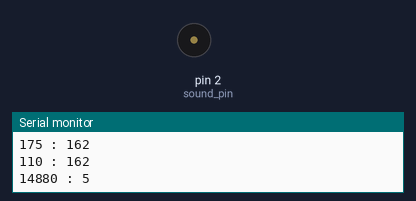
Bench run of a sketch on a simulated Arduino Uno, built with avr-gcc and run on an emulated ATmega328P. On the bench: buzzer (waves = sounding), the last lines printed to the serial monitor.

Above: at 0.5 s.
At 2.33 s:
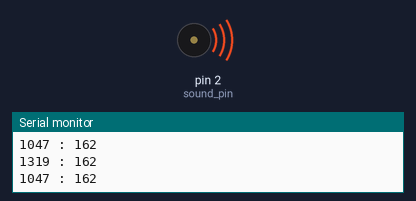
Timing chart, 0 to 3.9 s (numbered marks = the images above):
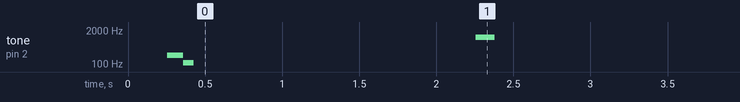

Measured:
- by itself, tone on pin 2 (sound_pin): plays 220 Hz for 0.10 s, 110 Hz for 0.07 s, 1047 Hz for 0.13 s

The sketch:

Sounds.ino
```cpp
/*
Sounds without delay()
 */

//#include <NewTone.h>


// The timer library lets us do things when we want them to happen
// without stopping everything for a delay.
#include "SimpleTimer.h"

#include "SoundPitches.h"
#include "Sound.h"

const byte sound_pin = 2;

// notes in the melody:
int melody_notes[] = {NOTE_C4, NOTE_G3,NOTE_G3, NOTE_A3, NOTE_G3,0, NOTE_B3, NOTE_C4};
// note durations: 4 = quarter note, 8 = eighth note, etc.:
int melody_durations[] = {4, 8, 8, 4,4,4,4,4 };


int damage_notes[] = {NOTE_A3, NOTE_F3, NOTE_A2, 0, NOTE_A3, NOTE_F3, NOTE_A2, 0, NOTE_A3, NOTE_F3, NOTE_A2, };
int damage_durations[] = {8, 8, 8, 12, 8, 8, 8, 12, 8, 8, 8, };

int pause_notes[] = {NOTE_E6, NOTE_C6, NOTE_E6, NOTE_C6 };
int pause_durations[] = {8, 8, 8, 8, };

int block_notes[] = {NOTE_G4, NOTE_GS4, NOTE_A4, NOTE_AS4, NOTE_B4};
int block_durations[] = {8, 8, 8, 8, 8};

int power_notes[] = {
NOTE_D5, NOTE_F5, NOTE_A5,
NOTE_E5, NOTE_G5, NOTE_B5,
NOTE_F5, NOTE_A5, NOTE_C6 };
//int power_durations[] = {8, 8, 8, 8, 8, 8, 8, 8, 8};
int power_durations[] = {12, 12, 12, 12, 12, 12, 12, 12, 12};

// The global SimpleTimer object, to use instead of delays.
SimpleTimer timer;

// Create the sound playing object.
Sound snd(sound_pin);

void setup()
{
  Serial.begin(9600);


  timer.setTimeout(250, soundDemo);
}

void loop()
{
  timer.run();
  snd.update();
}

/*
  SerialEvent occurs whenever a new data comes in the
 hardware serial RX.  This routine is run between each
 time loop() runs, so using delay inside loop can delay
 response.  Multiple bytes of data may be available.
 */
void serialEvent() {
  while (Serial.available()) {
    // get the new byte:
    char inChar = (char)Serial.read();

    switch(inChar) {
      case 'a':
        soundPause();
        break;
      case 'b':
        soundBlock();
        break;
      case 'c':
        soundPower();
        break;
      case 'd':
        soundDamage();
        break;
    }

  }
}

void soundDemo()
{
  soundPower();
  timer.setTimeout(2000, soundPause);
  timer.setTimeout(4000, soundBlock);
  timer.setTimeout(6000, soundDamage);
  //timer.setTimeout(8000, soundMelody);
}

void soundMelody()
{
  int length = sizeof(melody_notes) / sizeof(int);
  snd.playNotes(length, melody_notes, melody_durations);
}

void soundDamage()
{
  int length = sizeof(damage_notes) / sizeof(int);
  snd.playNotes(length, damage_notes, damage_durations);
}

void soundPause()
{
  int length = sizeof(pause_notes) / sizeof(int);
  snd.playNotes(length, pause_notes, pause_durations);
}

void soundBlock()
{
  int length = sizeof(block_notes) / sizeof(int);
  snd.playNotes(length, block_notes, block_durations);
}

void soundPower()
{
  int length = sizeof(power_notes) / sizeof(int);
  snd.playNotes(length, power_notes, power_durations);
}
```

Sound.cpp
```cpp
/*
  Sound.cpp
*/

#include "Arduino.h"
#include "Sound.h"

namespace sound_caller
{
    Sound *snd = 0;

    void stopNote()
    {
        if (snd)
            snd->stopNote();
    }

    void playNote()
    {
        if (snd)
            snd->playNote();
    }
}

Sound::Sound(int pin)
{
  _pin = pin;
  _current_note = 0;

  // Create our timer
  SimpleTimer _timer;

  // Disabled by default so as not to make the servo crazy.
  this->_enabled = 0;

  sound_caller::snd = this;
}

void Sound::enable()
{
  this->_enabled = 1;
}


void Sound::disable()
{
  this->_enabled = 0;
}

void Sound::update()
{
  _timer.run();
}

void Sound::stopNote()
{
  // stop the tone playing:
  noTone(_pin);
  // play the next one if there is one
  playNote();
}

void Sound::playNote()
{

  if (!this->_enabled) {
    // Not going to play sound unless explicitly told it's safe to do so.
    // ALL servos must be detached.
   return;
  }

  // @todo: remove hard coding to the 8 note melody
  if (_current_note > this->_length) {
    // Nothing left to play
    this->disable();
    return;
  }

  int dur = _noteDurations[_current_note];
  int noteDuration = 1000/dur;
  this->_playing = 1;
  tone(_pin, _melody[_current_note], noteDuration);

  // to distinguish the notes, set a minimum time between them.
  // the note's duration + 30% seems to work well:
  int pauseBetweenNotes = noteDuration * 1.30;
  Serial.print(_melody[_current_note]);
  Serial.print(" : ");
  Serial.println(pauseBetweenNotes);

  ++_current_note;
  _timer.setTimeout(pauseBetweenNotes, sound_caller::stopNote);

}

void Sound::playNotes(int length, int melody[], int noteDurations[])
{
  this->_melody = melody;
  this->_noteDurations = noteDurations;
  //this->_size = sizeof(melody) / sizeof(int);


  this->_length = length;
  this->enable();
  _current_note = 0;
  playNote();
}
```

Sound.h
```cpp
/*
  Sound.h
*/
#ifndef Sound_h
#define Sound_h

#include "Arduino.h"
//#include "NewTone.h"
#include "SimpleTimer.h"

class Sound
{
  public:
    Sound(int pin);
    void stopNote();
    void playNote();
    void playNotes(int length, int melody[], int noteDurations[]);
    void update();
    void enable();
    void disable();
  private:
    SimpleTimer _timer;
    int _pin;
    int _current_note;
    int _length;
    int *_melody;
    int *_noteDurations;
    int8_t _playing; // So we know if something is playing
    int8_t _enabled;
};


#endif
```

SoundPitches.h
```cpp
/*************************************************
 * Public Constants
 *************************************************/

#define NOTE_B0  31
#define NOTE_C1  33
#define NOTE_CS1 35
#define NOTE_D1  37
#define NOTE_DS1 39
#define NOTE_E1  41
#define NOTE_F1  44
#define NOTE_FS1 46
#define NOTE_G1  49
#define NOTE_GS1 52
#define NOTE_A1  55
#define NOTE_AS1 58
#define NOTE_B1  62
#define NOTE_C2  65
#define NOTE_CS2 69
#define NOTE_D2  73
#define NOTE_DS2 78
#define NOTE_E2  82
#define NOTE_F2  87
#define NOTE_FS2 93
#define NOTE_G2  98
#define NOTE_GS2 104
#define NOTE_A2  110
#define NOTE_AS2 117
#define NOTE_B2  123
#define NOTE_C3  131
#define NOTE_CS3 139
#define NOTE_D3  147
#define NOTE_DS3 156
#define NOTE_E3  165
#define NOTE_F3  175
#define NOTE_FS3 185
#define NOTE_G3  196
#define NOTE_GS3 208
#define NOTE_A3  220
#define NOTE_AS3 233
#define NOTE_B3  247
#define NOTE_C4  262
#define NOTE_CS4 277
#define NOTE_D4  294
#define NOTE_DS4 311
#define NOTE_E4  330
#define NOTE_F4  349
#define NOTE_FS4 370
#define NOTE_G4  392
#define NOTE_GS4 415
#define NOTE_A4  440
#define NOTE_AS4 466
#define NOTE_B4  494
#define NOTE_C5  523
#define NOTE_CS5 554
#define NOTE_D5  587
#define NOTE_DS5 622
#define NOTE_E5  659
#define NOTE_F5  698
#define NOTE_FS5 740
#define NOTE_G5  784
#define NOTE_GS5 831
#define NOTE_A5  880
#define NOTE_AS5 932
#define NOTE_B5  988
#define NOTE_C6  1047
#define NOTE_CS6 1109
#define NOTE_D6  1175
#define NOTE_DS6 1245
#define NOTE_E6  1319
#define NOTE_F6  1397
#define NOTE_FS6 1480
#define NOTE_G6  1568
#define NOTE_GS6 1661
#define NOTE_A6  1760
#define NOTE_AS6 1865
#define NOTE_B6  1976
#define NOTE_C7  2093
#define NOTE_CS7 2217
#define NOTE_D7  2349
#define NOTE_DS7 2489
#define NOTE_E7  2637
#define NOTE_F7  2794
#define NOTE_FS7 2960
#define NOTE_G7  3136
#define NOTE_GS7 3322
#define NOTE_A7  3520
#define NOTE_AS7 3729
#define NOTE_B7  3951
#define NOTE_C8  4186
#define NOTE_CS8 4435
#define NOTE_D8  4699
#define NOTE_DS8 4978
```
